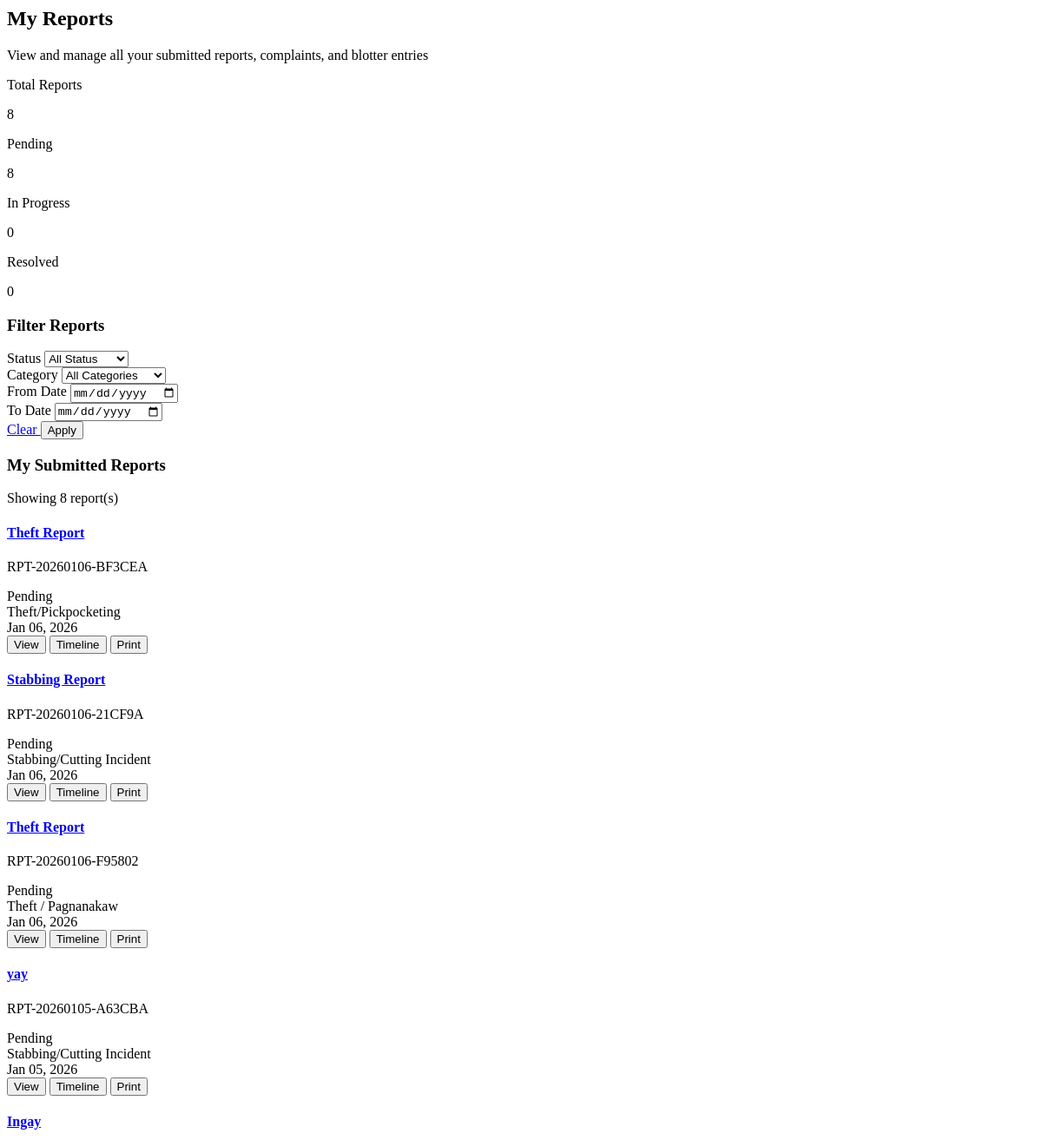
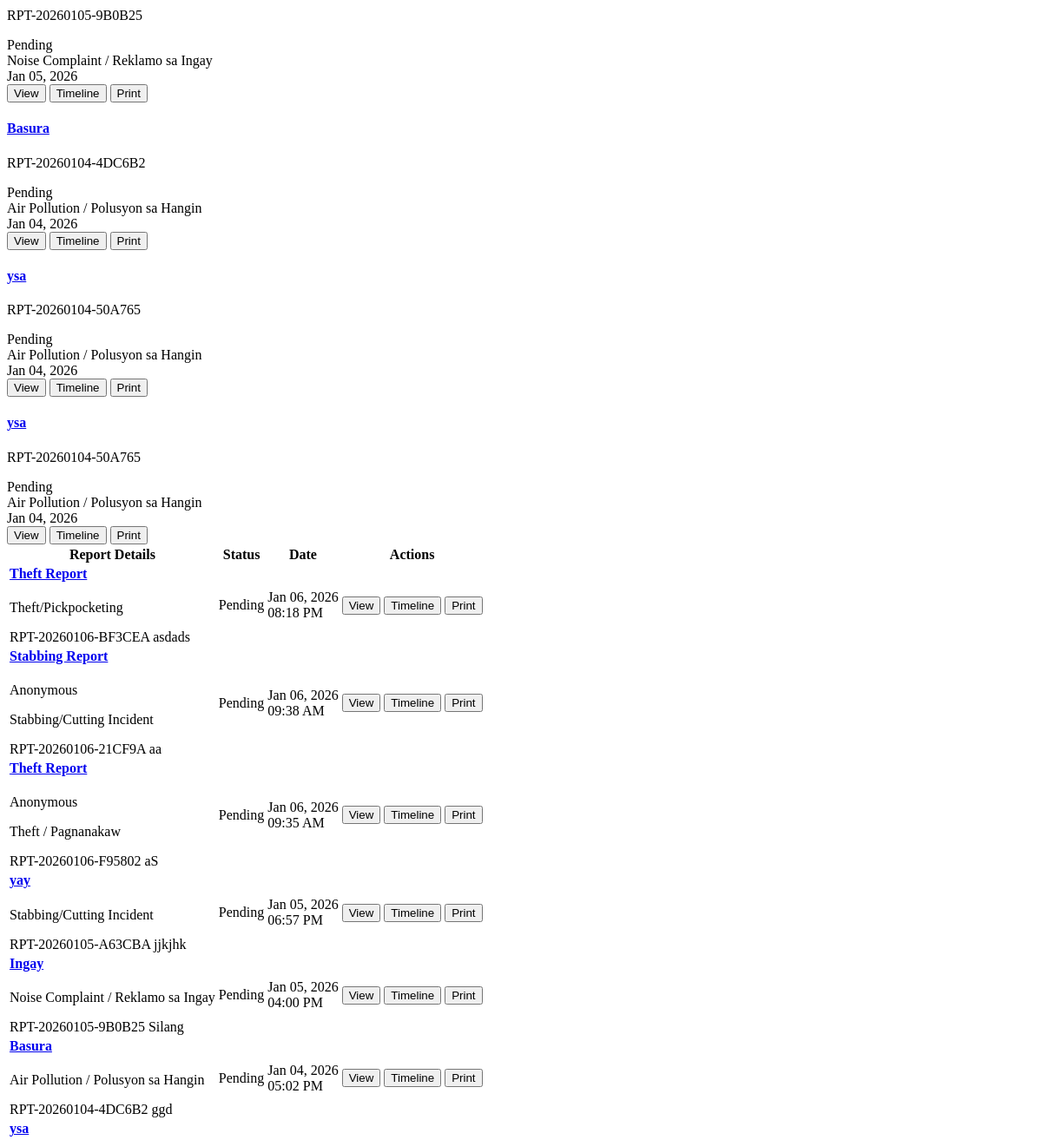
/modules/citizen_my_reports.php (signed in, upper part), run on an earlier commit of the app's database (2 pictures, top to bottom).
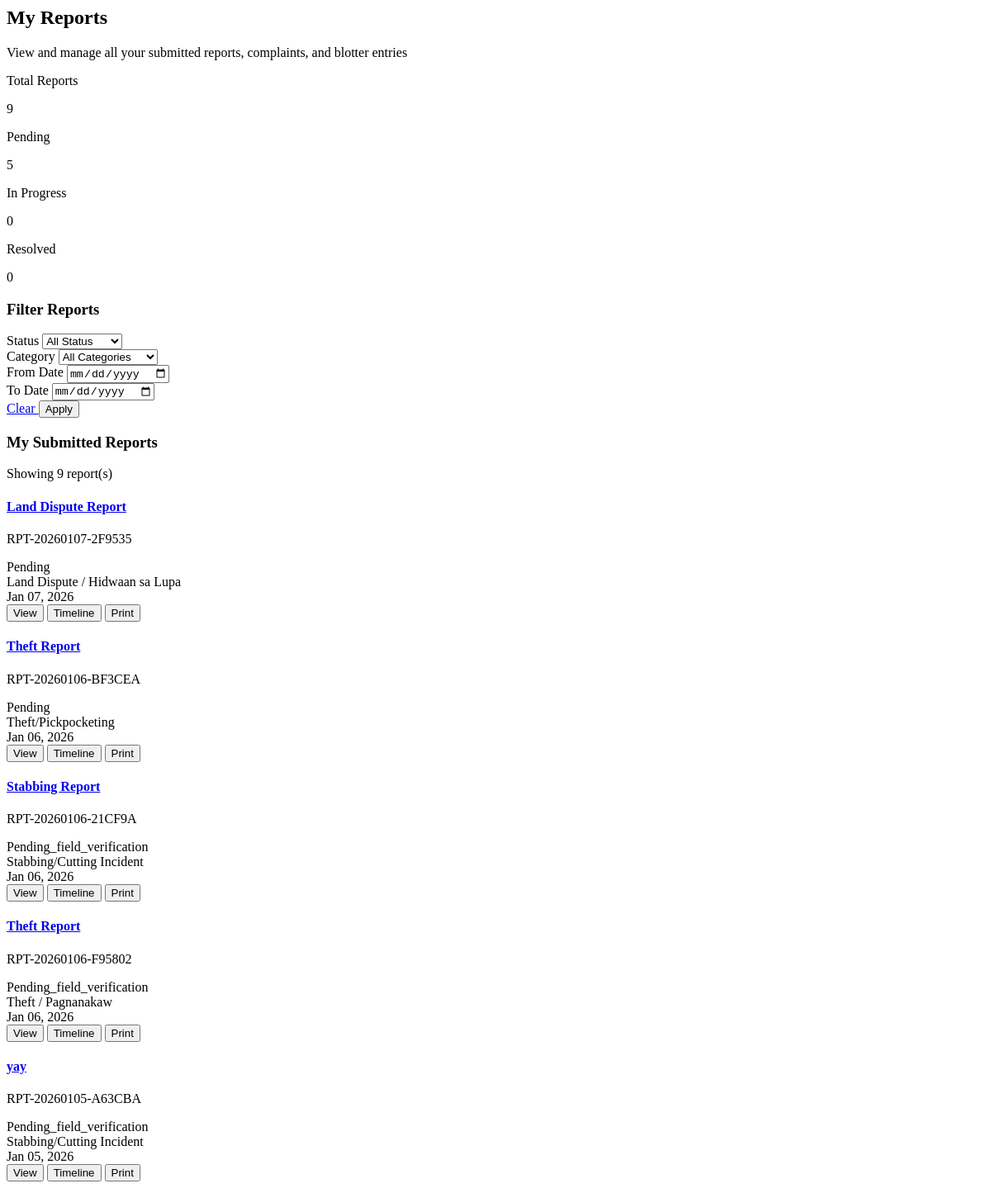
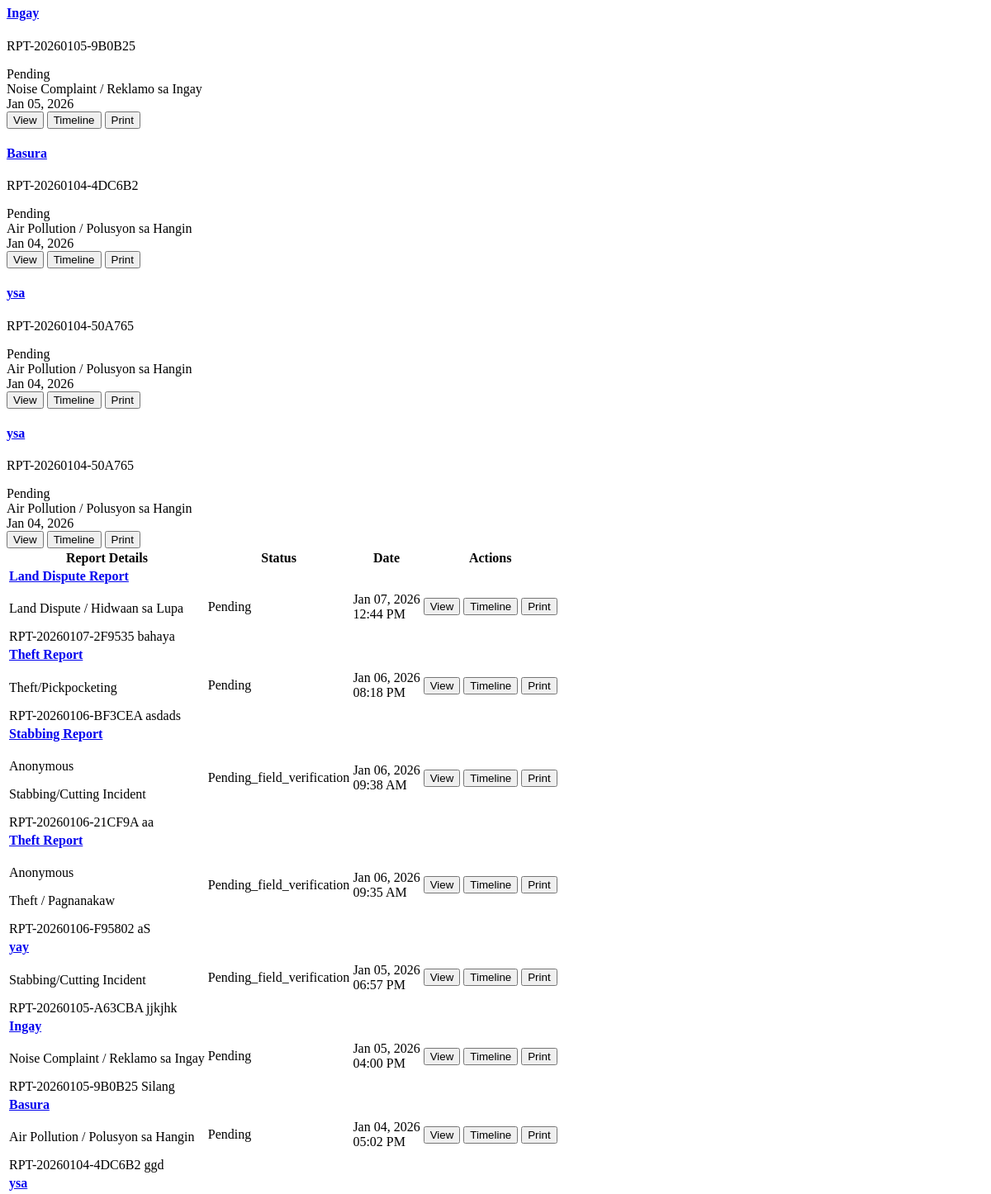
And on a later commit of the database (2 pictures, top to bottom).
### tables this page shows
CREATE TABLE `reports` (
  `id` int(11) NOT NULL,
  `report_number` varchar(50) NOT NULL,
  `user_id` int(11) NOT NULL,
  `report_type_id` int(11) NOT NULL,
  `title` varchar(255) NOT NULL,
  `description` text NOT NULL,
  `location` text NOT NULL,
  `incident_date` datetime NOT NULL,
  `report_date` datetime NOT NULL DEFAULT current_timestamp(),
  `involved_persons` text DEFAULT NULL,
  `witnesses` text DEFAULT NULL,
  `category` enum('incident','complaint','blotter') DEFAULT 'incident',
  `evidence_files` text DEFAULT NULL,
  `status` enum('pending','pending_field_verification','assigned','investigating','resolved','referred','closed') DEFAULT 'pending',
  `verification_notes` text DEFAULT NULL,
  `verification_date` datetime DEFAULT NULL,
  `verified_by` int(11) DEFAULT NULL,
  `assigned_tanod` int(11) DEFAULT NULL,
  `priority` enum('low','medium','high','critical') DEFAULT 'medium',
  `assigned_to` int(11) DEFAULT NULL,
  `resolution` text DEFAULT NULL,
  `resolution_date` datetime DEFAULT NULL,
  `referred_to` varchar(100) DEFAULT NULL,
  `created_at` timestamp NOT NULL DEFAULT current_timestamp(),
  `updated_at` timestamp NOT NULL DEFAULT current_timestamp() ON UPDATE current_timestamp(),
  `submitted_by` int(11) DEFAULT NULL,
  `barangay` varchar(100) DEFAULT NULL,
  `latitude` decimal(10,8) DEFAULT NULL,
  `longitude` decimal(11,8) DEFAULT NULL,
  `is_anonymous` tinyint(1) DEFAULT 0,
  `allow_public` tinyint(1) DEFAULT 0,
  `escalation_level` int(11) DEFAULT 0,
  `evidence_path` varchar(255) DEFAULT NULL,
  `needs_verification` tinyint(1) DEFAULT 0,
  `last_status_change` timestamp NOT NULL DEFAULT current_timestamp() ON UPDATE current_timestamp()
);

CREATE TABLE `report_types` (
  `id` int(11) NOT NULL,
  `type_name` varchar(100) NOT NULL,
  `category` enum('incident','complaint','blotter') NOT NULL,
  `description` text DEFAULT NULL,
  `keywords` text DEFAULT NULL,
  `jurisdiction` enum('barangay','police') NOT NULL,
  `severity_level` enum('low','medium','high','critical') DEFAULT 'medium',
  `created_at` timestamp NOT NULL DEFAULT current_timestamp()
);

### modules/citizen_my_reports.php (the view, shortened to what the rows shown need)
<?php
$user_id = $_SESSION['user_id'] ?? null;
$reports = [];
try {
    $conn = getDbConnection();
    $query = "SELECT
        r.id,
        r.report_number,
        r.title,
        r.description,
        r.location,
        r.incident_date,
        r.status,
        r.created_at,
        r.category,
        r.is_anonymous,
        r.evidence_files,
        r.priority,
        rt.type_name,
        rt.jurisdiction,
        u.first_name,
        u.last_name
    FROM reports r
    LEFT JOIN report_types rt ON r.report_type_id = rt.id
    LEFT JOIN users u ON r.assigned_to = u.id
    WHERE r.user_id = :user_id";
    $params = [':user_id' => $user_id];
    $query .= " ORDER BY r.created_at DESC";
    $stmt = $conn->prepare($query);
    $stmt->execute($params);
    $reports = $stmt->fetchAll(PDO::FETCH_ASSOC);
} catch(PDOException $e) {
    $error = "Database error: " . $e->getMessage();
    error_log("My Reports Error: " . $e->getMessage());
}
?>
<div class="max-w-7xl mx-auto">
    <div class="mb-8">
        <h2 class="text-2xl font-bold text-gray-800 mb-2">My Reports</h2>
    </div>
    <div class="bg-white rounded-xl shadow-sm border overflow-hidden">
        <?php if (empty($reports)): ?>
            <div class="p-8 text-center">
                <div class="mx-auto w-16 h-16 rounded-full bg-gray-100 flex items-center justify-center mb-3">
                    <i class="fas fa-file-alt text-gray-400 text-2xl"></i>
                </div>
                <h3 class="text-base font-medium text-gray-700 mb-2">No reports found</h3>
                <p class="text-gray-500 text-sm mb-4">You haven't submitted any reports yet.</p>
                <a href="?module=new-report" class="inline-flex items-center px-3 py-2 bg-blue-600 text-white rounded-lg hover:bg-blue-700 text-sm">
                    <i class="fas fa-plus mr-1"></i> Submit New Report
                </a>
            </div>
        <?php else: ?>
            <div class="md:hidden">
                <div class="divide-y divide-gray-200">
                    <?php foreach ($reports as $index => $report): ?>
                        <?php
                        $status_colors = [
                            'pending' => 'bg-yellow-100 text-yellow-800',
                            'assigned' => 'bg-blue-100 text-blue-800',
                            'investigating' => 'bg-purple-100 text-purple-800',
                            'resolved' => 'bg-green-100 text-green-800',
                            'referred' => 'bg-orange-100 text-orange-800',
                            'closed' => 'bg-gray-100 text-gray-800'
                        ];
                        $status_color = $status_colors[$report['status']] ?? 'bg-gray-100 text-gray-800';
                        $created_date = date('M d, Y', strtotime($report['created_at']));
                        ?>
                        <div class="p-4" data-report-id="<?php echo $report['id']; ?>">
                            <div class="flex justify-between items-start mb-2">
                                <div class="flex-1">
                                    <h4 class="font-medium text-gray-900 text-sm">
                                        <a href="#" onclick="viewReportDetails(<?php echo $report['id']; ?>); return false;" class="hover:text-blue-600">
                                            <?php echo htmlspecialchars($report['title']); ?>
                                        </a>
                                    </h4>
                                    <p class="text-xs text-gray-500 mt-1">
                                        <i class="fas fa-hashtag mr-1"></i> <?php echo htmlspecialchars($report['report_number']); ?>
                                    </p>
                                </div>
                                <span class="inline-flex items-center px-2 py-0.5 rounded-full text-xs font-medium <?php echo $status_color; ?> ml-2">
                                    <?php echo ucfirst($report['status']); ?>
                                </span>
                            </div>
                            <div class="text-xs text-gray-600 mb-3">
                                <div class="flex items-center mb-1">
                                    <span><?php echo htmlspecialchars($report['type_name']); ?></span>
                                </div>
                                <div class="flex items-center">
                                    <span><?php echo $created_date; ?></span>
                                </div>
                            </div>
                            <div class="flex space-x-2">
                                <button onclick="viewReportDetails(<?php echo $report['id']; ?>); return false;"
                                        class="flex-1 px-3 py-1.5 bg-blue-50 text-blue-700 rounded text-xs hover:bg-blue-100">
                                    <i class="fas fa-eye mr-1"></i> View
                                </button>
                                <button onclick="viewReportTimeline(<?php echo $report['id']; ?>); return false;"
                                        class="flex-1 px-3 py-1.5 bg-gray-50 text-gray-700 rounded text-xs hover:bg-gray-100">
                                    <i class="fas fa-history mr-1"></i> Timeline
                                </button>
                                <button onclick="printReport(<?php echo $report['id']; ?>); return false;"
                                        class="flex-1 px-3 py-1.5 bg-green-500 text-white rounded text-xs hover:bg-green-600">
                                    <i class="fas fa-print mr-1"></i> Print
                                </button>
                            </div>
                        </div>
                    <?php endforeach; ?>
                </div>
            </div>
            <div class="hidden md:block overflow-x-auto">
                <table class="min-w-full divide-y divide-gray-200">
                    <thead class="bg-gray-50">
                        <tr>
                            <th scope="col" class="px-4 py-3 text-left text-xs font-medium text-gray-500 uppercase tracking-wider">Report Details</th>
                            <th scope="col" class="px-4 py-3 text-left text-xs font-medium text-gray-500 uppercase tracking-wider">Status</th>
                            <th scope="col" class="px-4 py-3 text-left text-xs font-medium text-gray-500 uppercase tracking-wider">Date</th>
                            <th scope="col" class="px-4 py-3 text-left text-xs font-medium text-gray-500 uppercase tracking-wider">Actions</th>
                        </tr>
                    </thead>
                    <tbody class="bg-white divide-y divide-gray-200">
                        <?php foreach ($reports as $index => $report): ?>
                            <?php
                            $status_colors = [
                                'pending' => 'bg-yellow-100 text-yellow-800',
                                'assigned' => 'bg-blue-100 text-blue-800',
                                'investigating' => 'bg-purple-100 text-purple-800',
                                'resolved' => 'bg-green-100 text-green-800',
                                'referred' => 'bg-orange-100 text-orange-800',
                                'closed' => 'bg-gray-100 text-gray-800'
                            ];
                            $status_color = $status_colors[$report['status']] ?? 'bg-gray-100 text-gray-800';
                            $created_date = date('M d, Y', strtotime($report['created_at']));
                            $created_time = date('h:i A', strtotime($report['created_at']));
                            ?>
                            <tr class="hover:bg-gray-50">
                                <td class="px-4 py-4">
                                    <div class="flex items-start">
                                        <div class="flex-1 min-w-0">
                                            <div class="flex items-center mb-1">
                                                <h4 class="font-medium text-gray-900 truncate text-sm">
                                                    <a href="#" onclick="viewReportDetails(<?php echo $report['id']; ?>); return false;" class="hover:text-blue-600 hover:underline">
                                                        <?php echo htmlspecialchars($report['title']); ?>
                                                    </a>
                                                </h4>
                                                <?php if ($report['is_anonymous']): ?>
                                                    <span class="ml-2 px-1.5 py-0.5 text-xs bg-gray-100 text-gray-600 rounded-full">
                                                        <i class="fas fa-user-secret mr-0.5"></i> Anonymous
                                                    </span>
                                                <?php endif; ?>
                                            </div>
                                            <p class="text-xs text-gray-500 truncate mb-1">
                                                <?php echo htmlspecialchars($report['type_name']); ?>
                                            </p>
                                            <div class="flex items-center text-xs text-gray-500">
                                                <span class="mr-3">
                                                    <i class="fas fa-hashtag mr-1"></i> <?php echo htmlspecialchars($report['report_number']); ?>
                                                </span>
                                                <span class="truncate max-w-xs">
                                                    <?php echo htmlspecialchars($report['location']); ?>
                                                </span>
                                            </div>
                                        </div>
                                    </div>
                                </td>
                                <td class="px-4 py-4">
                                    <div class="flex flex-col space-y-1">
                                        <span class="inline-flex items-center px-2 py-0.5 rounded-full text-xs font-medium <?php echo $status_color; ?>">
                                            <?php echo ucfirst($report['status']); ?>
                                        </span>
                                    </div>
                                </td>
                                <td class="px-4 py-4 whitespace-nowrap">
                                    <div class="text-sm text-gray-900"><?php echo $created_date; ?></div>
                                    <div class="text-xs text-gray-500"><?php echo $created_time; ?></div>
                                </td>
                                <td class="px-4 py-4 whitespace-nowrap text-sm font-medium">
                                    <div class="flex space-x-2">
                                        <button onclick="viewReportDetails(<?php echo $report['id']; ?>); return false;"
                                                class="px-3 py-1.5 bg-blue-50 text-blue-700 rounded text-xs hover:bg-blue-100">
                                            <i class="fas fa-eye mr-1"></i> View
                                        </button>
                                        <button onclick="viewReportTimeline(<?php echo $report['id'] ?>); return false;"
                                                class="px-3 py-1.5 bg-gray-50 text-gray-700 rounded text-xs hover:bg-gray-100">
                                            <i class="fas fa-history mr-1"></i> Timeline
                                        </button>
                                        <button onclick="printReport(<?php echo $report['id']; ?>); return false;"
                                                class="px-3 py-1.5 bg-green-500 text-white rounded text-xs hover:bg-green-600">
                                            <i class="fas fa-print mr-1"></i> Print
                                        </button>
                                    </div>
                                </td>
                            </tr>
                        <?php endforeach; ?>
                    </tbody>
                </table>
            </div>
        <?php endif; ?>
    </div>
</div>

What changed in the data, as far as the page shows it:
added reports: title "Land Dispute Report", report_number "RPT-20260107-2F9535", status "Pending", report_type.type_name "Land Dispute / Hidwaan sa Lupa", created_at "Jan 07, 2026", location "bahaya", created_at "12:44 PM"
changed reports "Stabbing Report": status "Pending" → "Pending_field_verification"
changed reports "RPT-20260106-F95802": status "Pending" → "Pending_field_verification"
changed reports "yay": status "Pending" → "Pending_field_verification"
Also different on the page:
$stats['total']: "8" → "9"
$stats['pending']: "8" → "5"
count($reports): "8" → "9"
